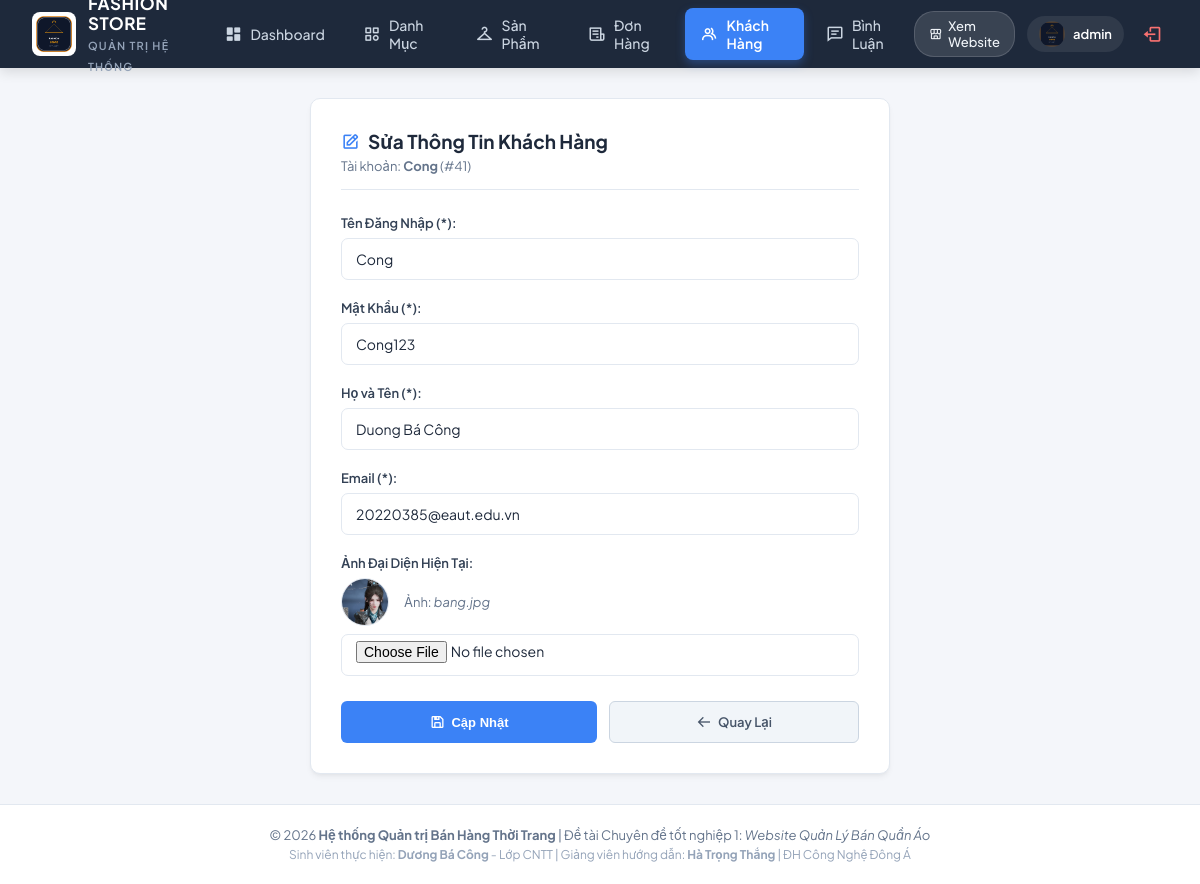
Screenshot of /controller/indexAdmin.php?act=suauser&id=41 (signed in) with the database file from the repository.
### tables this page shows
CREATE TABLE `user` (
  `id` int(11) NOT NULL AUTO_INCREMENT,
  `username` varchar(255) NOT NULL,
  `password` varchar(255) NOT NULL,
  `name` varchar(225) NOT NULL,
  `email` varchar(255) NOT NULL,
  `avata` varchar(225) NOT NULL,
  PRIMARY KEY (`id`)
);

### model/config.php (called while the page is built, shortened)
<?php
  function pdo_con(){
    static $cached_conn = null;
    if ($cached_conn !== null) {
      return $cached_conn;
    }
    $http_host = $_SERVER['HTTP_HOST'] ?? '';
    $is_infinityfree = (strpos($http_host, 'infinityfree') !== false || strpos($http_host, 'epizy.com') !== false);
    if ($is_infinityfree) {
      $servername = "sql302.infinityfree.com";
      $username = "if0_43184606";
      $password = "8gZKYLk9Rk6UBlL";
      $dbname = "if0_43184606_duan1";
      $port = 3306;
      $db_candidates = [$dbname];
    } else {
      $servername = "127.0.0.1";
      $username = "root";
      $password = "";
      $port = 3306;
      $db_candidates = ['duanmau', 'duan1'];
    }
    foreach ($db_candidates as $try_db) {
      try {
        $conn = new PDO("mysql:host=$servername;port=$port;dbname=$try_db;charset=utf8", $username, $password, [
          PDO::ATTR_ERRMODE => PDO::ERRMODE_EXCEPTION,
          PDO::ATTR_TIMEOUT => 2
        ]);
        $cached_conn = $conn;
        return $cached_conn;
      } catch (PDOException $e) {
      }
    }
    return null;
  }
  function pdo_query_one($sql){
    $sql_args = array_slice(func_get_args(), 1);
    $conn = pdo_con();
    try {
      $stmt = $conn->prepare($sql);
      $stmt->execute($sql_args);
      $row = $stmt->fetch(PDO::FETCH_ASSOC);
      return $row ? $row : null;
    } catch (PDOException $e) {
      throw $e;
    }
  }
?>

### model/user.php (called while the page is built, shortened)
<?php
function show_user_id($id){
    $sql = "SELECT * FROM user WHERE id=?";
    return pdo_query_one($sql, $id);
}
?>

### viewAdmin/suauserAd.php (the view, shortened to what this page needs)
<?php
$id = $_GET['id'] ?? 0;
$rows = show_user_id($id);
?>
<div class="admin-form-container">
    <div style="margin-bottom: 25px; border-bottom: 1px solid #e2e8f0; padding-bottom: 15px;">
        <h2 style="font-size: 19px; font-weight: 700; color: #1e293b; margin: 0; display: flex; align-items: center; gap: 8px;">
            <i class='bx bx-edit' style="color: #3b82f6;"></i> Sửa Thông Tin Khách Hàng
        </h2>
        <p style="font-size: 13px; color: #64748b; margin-top: 4px;">Tài khoản: <b><?= htmlspecialchars($rows['username']) ?></b> (#<?= $rows['id'] ?>)</p>
    </div>
    <form action="" method="POST" enctype="multipart/form-data">
        <div class="form-group">
            <label>Tên Đăng Nhập (*):</label>
            <input type="text" class="form-control-custom" name="user" required value="<?= htmlspecialchars($rows['username']) ?>">
        </div>
        <div class="form-group">
            <label>Mật Khẩu (*):</label>
            <input type="text" class="form-control-custom" name="pass" required value="<?= htmlspecialchars($rows['password']) ?>">
        </div>
        <div class="form-group">
            <label>Họ và Tên (*):</label>
            <input type="text" class="form-control-custom" name="name" required value="<?= htmlspecialchars($rows['name']) ?>">
        </div>
        <div class="form-group">
            <label>Email (*):</label>
            <input type="email" class="form-control-custom" name="email" required value="<?= htmlspecialchars($rows['email']) ?>">
        </div>
        <div class="form-group">
            <label>Ảnh Đại Diện Hiện Tại:</label>
            <div style="display: flex; align-items: center; gap: 15px; margin-bottom: 8px;">
                <img src="../view/images/<?= htmlspecialchars($rows['avata'] ?? 'iconUser.png') ?>" alt="" style="width: 48px; height: 48px; border-radius: 50%; object-fit: cover; border: 1px solid #e2e8f0;">
                <span style="font-size: 13px; color: #64748b;">Ảnh: <i><?= htmlspecialchars($rows['avata'] ?? 'iconUser.png') ?></i></span>
            </div>
            <input type="file" class="form-control-custom" name="hinh" accept="image/*" style="padding-top: 6px;">
        </div>
        <div class="form-actions">
            <button type="submit" name="sua" class="btn-action btn-primary" style="flex: 1; justify-content: center; height: 42px;">
                <i class='bx bx-save'></i> Cập Nhật
            </button>
            <a href="../controller/indexAdmin.php?act=admin" class="btn-action btn-secondary" style="flex: 1; justify-content: center; height: 42px;">
                <i class='bx bx-arrow-back'></i> Quay Lại
            </a>
        </div>
    </form>
</div>

### view/css/admin.css (style rules this page uses)
:root { --admin-bg: #f4f6fa; --admin-card-bg: #ffffff; --admin-header-bg: #1e293b; --admin-text-main: #1e293b; --admin-text-muted: #64748b; --admin-border: #e2e8f0; --admin-primary: #3b82f6; --admin-primary-hover: #2563eb; --admin-success: #10b981; --admin-success-hover: #059669; --admin-danger: #ef4444; --admin-danger-hover: #dc2626; --admin-warning: #f59e0b; --admin-info: #06b6d4; --admin-radius: 10px; --admin-shadow: 0 4px 6px -1px rgba(0, 0, 0, 0.05), 0 2px 4px -2px rgba(0, 0, 0, 0.05); --admin-shadow-lg: 0 10px 15px -3px rgba(0, 0, 0, 0.08), 0 4px 6px -4px rgba(0, 0, 0, 0.04); }
* { box-sizing: border-box; margin: 0; padding: 0; }
body.admin-body { font-family: 'Plus Jakarta Sans', 'Quicksand', -apple-system, BlinkMacSystemFont, 'Segoe UI', Roboto, sans-serif; background-color: var(--admin-bg); color: var(--admin-text-main); min-height: 100vh; display: flex; flex-direction: column; }
.btn-action { display: inline-flex; align-items: center; gap: 6px; padding: 7px 14px; border-radius: 6px; font-size: 13px; font-weight: 600; text-decoration: none; border: none; cursor: pointer; transition: all 0.2s ease; }
.btn-action i { font-size: 16px; }
.btn-secondary { background: #f1f5f9; color: #475569; border: 1px solid #cbd5e1; }
.btn-primary { background: var(--admin-primary); color: #fff; padding: 9px 18px; }
.admin-form-container { max-width: 580px; margin: 0 auto; background: #fff; padding: 30px; border-radius: var(--admin-radius); border: 1px solid var(--admin-border); box-shadow: var(--admin-shadow); }
.form-group { margin-bottom: 20px; }
.form-group label { display: block; font-size: 13px; font-weight: 600; color: #334155; margin-bottom: 7px; }
.form-control-custom { width: 100%; height: 42px; padding: 8px 14px; font-size: 14px; font-family: inherit; border: 1px solid var(--admin-border); border-radius: 7px; color: var(--admin-text-main); background: #fff; transition: all 0.2s ease; outline: none; }
.form-actions { display: flex; gap: 12px; margin-top: 25px; }
.form-actions .btn-action { flex: 1; justify-content: center; height: 42px; }

### rows the page displays
user: username "Cong", id "41", user "Cong", pass "Cong123", name "Duong Bá Công", email "20220385@eaut.edu.vn", avata (picture), avata "bang.jpg"

### other values shown
$admin_name "admin"
